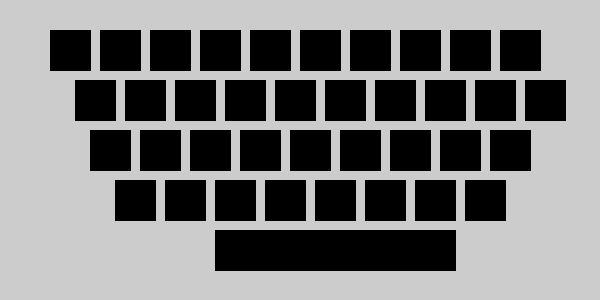
Frame 1 (no input)
Frame 60 (the mouse pressed at the canvas centre just before this capture): identical to frame 1, image omitted
Frame 120 (the mouse held since frame 60 and released just before this capture): identical to frame 1, image omitted

The Processing sketch that drew this single still picture (run headless with seeded random() and noise(); from frame 60 on, the mouse is pressed at the canvas centre):

// Processing sketch: processing_126382
// ── processing_126382.pde


void setup()
{
  size(600,300);
}

char keyholder;

void draw()
{
  int x=50;
  fill(0);
  for(int i=0; i<10; i++) //draw all blocks
  {
    if(keyholder == '1' && i==0)
      fill(255);
    else if(keyholder == '2' && i==1)
      fill(255);
    else if(keyholder == '3' && i==2)
      fill(255);
    else if(keyholder == '4' && i==3)
      fill(255);
    else if(keyholder == '5' && i==4)
      fill(255);
    else if(keyholder == '6' && i==5)
      fill(255);
    else if(keyholder == '7' && i==6)
      fill(255);
    else if(keyholder == '8' && i==7)
      fill(255);      
    else if(keyholder == '9' && i==8)
      fill(255);     
    else if(keyholder == '0' && i==9)
      fill(255);      
    else 
      fill(0);  
    rect(x,30,40,40);
    x += 50;
  } 
  x=75;
  for(int i=0; i<10; i++)
  {
    if(keyholder == 'q' && i==0)
      fill(255);
    else if(keyholder == 'w' && i==1)
      fill(255);
    else if(keyholder == 'e' && i==2)
      fill(255);
    else if(keyholder == 'r' && i==3)
      fill(255);
    else if(keyholder == 't' && i==4)
      fill(255);
    else if(keyholder == 'y' && i==5)
      fill(255);
    else if(keyholder == 'u' && i==6)
      fill(255);
    else if(keyholder == 'i' && i==7)
      fill(255);      
    else if(keyholder == 'o' && i==8)
      fill(255);     
    else if(keyholder == 'p' && i==9)
      fill(255);      
    else 
      fill(0);  
    rect(x,80,40,40);
    x += 50;
  } 
  x=90;
  for(int i=0; i<9; i++)
  {
    if(keyholder == 'a' && i==0)
      fill(255);
    else if(keyholder == 's' && i==1)
      fill(255);
    else if(keyholder == 'd' && i==2)
      fill(255);
    else if(keyholder == 'f' && i==3)
      fill(255);
    else if(keyholder == 'g' && i==4)
      fill(255);
    else if(keyholder == 'h' && i==5)
      fill(255);
    else if(keyholder == 'j' && i==6)
      fill(255);
    else if(keyholder == 'k' && i==7)
      fill(255);      
    else if(keyholder == 'l' && i==8)
      fill(255);         
    else 
      fill(0);
    rect(x,130,40,40);
    x += 50;
  } 
  x=115;
  for(int i=0; i<8; i++)
  {
    if(keyholder == 'z' && i==0)
      fill(255);
    else if(keyholder == 'x' && i==1)
      fill(255);
    else if(keyholder == 'c' && i==2)
      fill(255);
    else if(keyholder == 'v' && i==3)
      fill(255);
    else if(keyholder == 'b' && i==4)
      fill(255);
    else if(keyholder == 'n' && i==5)
      fill(255);
    else if(keyholder == 'm' && i==6)
      fill(255);
    else if(keyholder == ',' && i==7)
      fill(255);              
    else 
      fill(0);
    rect(x,180,40,40);
    x += 50;
  }                  
  if(keyholder == ' ')
    fill(255);
  else
    fill(0);
  rect(215,230,240,40);   //end the drawing of all blocks
  x=67;
  fill(0);
  for(int i=1;i<11;i++) //draw text for numbers
  {
    if (i>9)
    {
      text(0,x,55);
    }
    else
    {
      text(i,x,55); 
    }
    x += 50;
  }
  text("Q",90,105);
  text("W",140,105);
  text("E",190,105);
  text("R",240,105);
  text("T",290,105);
  text("Y",340,105);
  text("U",390,105);
  text("I",440,105);
  text("O",490,105);
  text("P",540,105);
  text("A",105,155);
  text("S",155,155);
  text("D",205,155);
  text("F",255,155);
  text("G",305,155);
  text("H",355,155);
  text("J",405,155);
  text("K",455,155);
  text("L",505,155);
  text("Z",130,205);
  text("X",180,205);
  text("C",230,205);
  text("V",280,205);
  text("B",330,205);
  text("N",380,205);
  text("M",430,205);
  text(",",483,200);
}

void keyPressed()
{
  keyholder=key; 
}

void keyReleased()
{
  keyholder=0;
}
